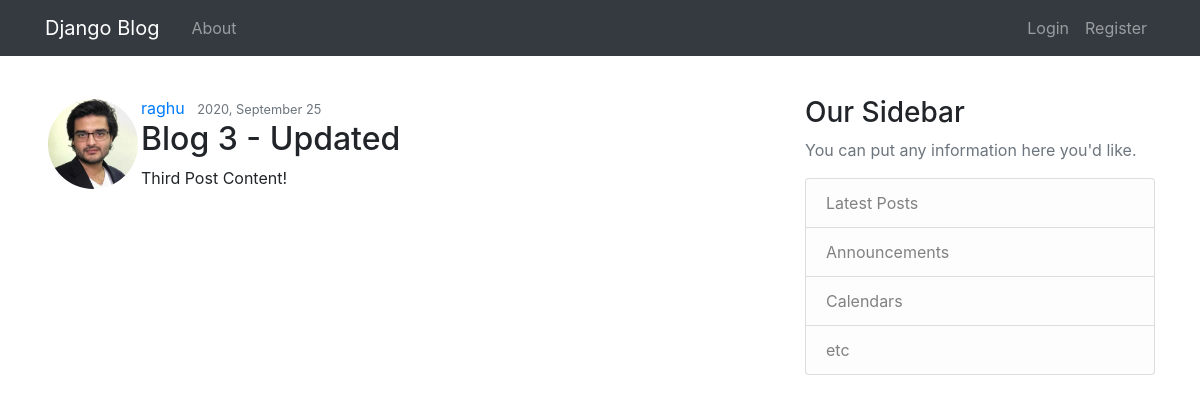
Before: /post/3/ with the older database file.
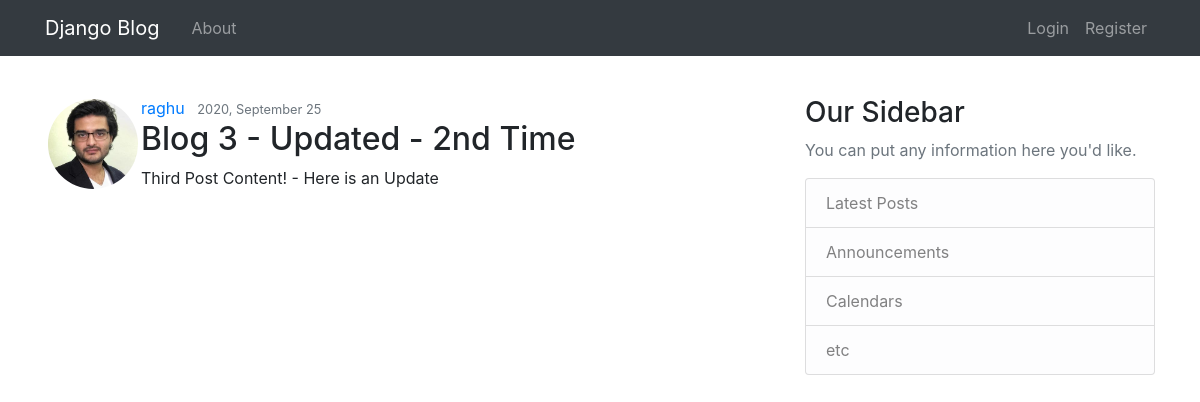
After: the same page with the newer database file.
### blog/models.py (models this page shows, shortened)
class Post(models.Model):
    title = models.CharField(max_length=100)
    content = models.TextField()
    date_posted = models.DateTimeField(default = timezone.now)
    author = models.ForeignKey(User,on_delete=models.CASCADE)

### users/models.py (models this page shows, shortened)
class Profile(models.Model):
    user = models.OneToOneField(User, on_delete=models.CASCADE)
    image = models.ImageField(default='default.jpg',upload_to='profile_pics')

### blog/views.py (the view)
# urls.py: path('post/<int:pk>/',PostDetailView.as_view(), name='post-detail'),
class PostDetailView(DetailView):
    model = Post

### blog/templates/blog/post_detail.html (shortened to what this page needs)
{% extends "blog/base.html" %}
{% load crispy_forms_tags %}
{% block content %}
    <article class="media content-section">
        <img class="rounded-circle" src="{{object.author.profile.image.url}}" style="max-width: 90px; margin: 3px">
        <div class="media-body">
            <div class="article-metadata">
                <a class="mr-2">{{ object.author }}</a>
                <small class="text-muted">{{ object.date_posted | date:"Y, F d" }}</small>
            </div>
            <h2 class="article-title" >{{ object.title }}</h2>
            <p class="article-content">{{ object.content }}</p>
        </div>
    </article>
{% endblock content %}

Changed rows visible on the page:
changed Post "raghu": title "Blog 3 - Updated" → "Blog 3 - Updated - 2nd Time"; content "Third Post Content!" → "Third Post Content! - Here is an Update"
